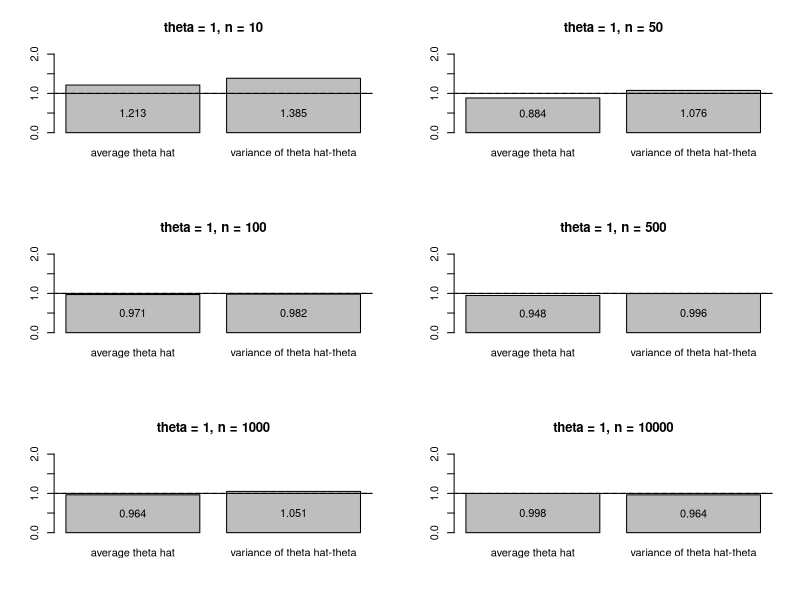

Here is the R script that generated this plot:
#Peter Rosenquist
simMLEBeta <- function(n, theta){
  theta_hat_set <- NULL
  theta_hat_minus_theta_set <- NULL
  for(i in 1:1000){
    data <- rbeta(n, theta, 1)
    log_data <- log(data)
    theta_hat <- -n/sum(log_data)
    theta_hat_minus_theta <- sqrt(n)*(theta_hat-theta)
    theta_hat_set <- c(theta_hat, 
                       theta_hat)
    theta_hat_minus_theta_set <- c(theta_hat_minus_theta_set, 
                                   theta_hat_minus_theta)
  }
  mean_theta_hat <- mean(theta_hat_set)
  variance <- var(theta_hat_minus_theta_set)
  results <- c(mean_theta_hat, variance)
  return(results)
}
#visualizing results
n_levels <- c(10, 50, 100, 500, 1000, 10000)
par(mfrow=c(3,2))
for(i in n_levels){
  theta <- 1
  results <- simMLEBeta(i, theta)
  barplot(results,
          names.arg = c("average theta hat", "variance of theta hat-theta"),
          ylim = c(0, theta^2 + theta),
          main = paste0("theta = ", theta, ", n = ", i))
  abline(h = theta, lty = 1)
  abline(h = theta^2, lty = 2)
  text(.70, .5, round(results[1], digits = 3))
  text(1.9, .5, round(results[2], digits = 3))
}
#solid line shows value of theta
#dashed line shows aymptotic variance
